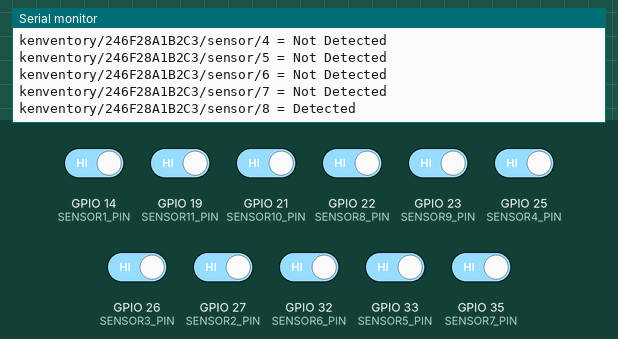
This sketch was run on a simulated ESP32. Parts: the last lines printed to the serial monitor. Inputs (shaded band) come from the test bench; at power-on: GPIO 14 (SENSOR1_PIN), GPIO 19 (SENSOR11_PIN), GPIO 21 (SENSOR10_PIN), GPIO 22 (SENSOR8_PIN), GPIO 23 (SENSOR9_PIN), GPIO 25 (SENSOR4_PIN), GPIO 26 (SENSOR3_PIN), GPIO 27 (SENSOR2_PIN), GPIO 32 (SENSOR6_PIN), GPIO 33 (SENSOR5_PIN), GPIO 35 (SENSOR7_PIN) HIGH. WiFi joins after 1.5 s; servers stay silent unless stated.

Above: at 15.8 s.
15.9 s: GPIO 14 (SENSOR1_PIN) driven LOW
23.3 s: GPIO 19 (SENSOR11_PIN) driven LOW
At 26.5 s:
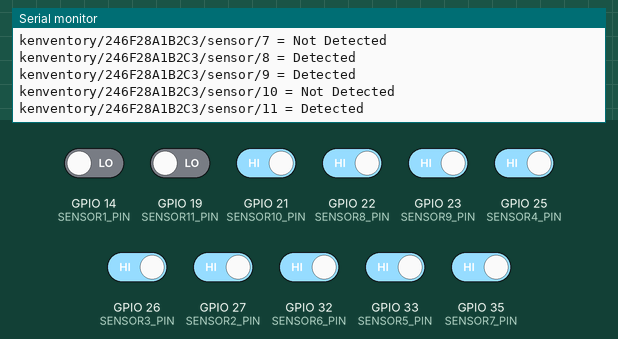
30.7 s: GPIO 21 (SENSOR10_PIN) driven LOW
At 35.91 s:
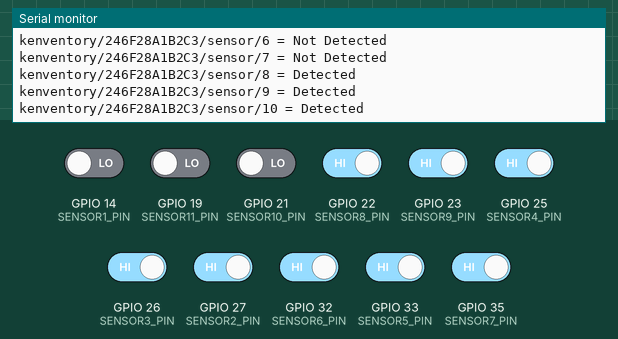
38.1 s: GPIO 22 (SENSOR8_PIN) driven LOW
At 40.71 s:
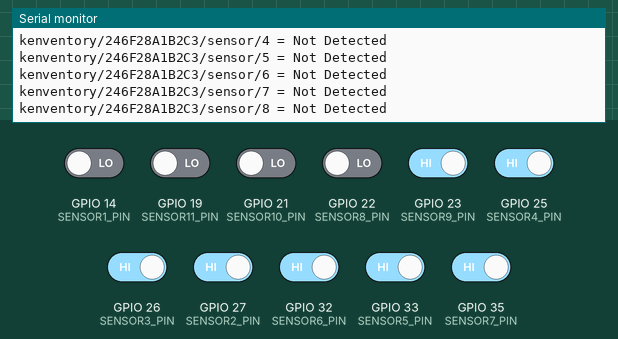
45.5 s: GPIO 23 (SENSOR9_PIN) driven LOW
At 50.81 s:
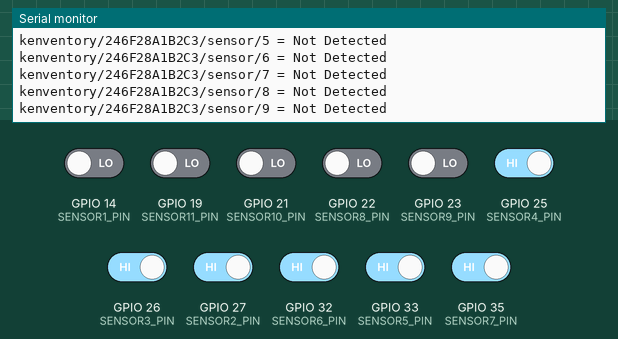
52.9 s: GPIO 25 (SENSOR4_PIN) driven LOW
At 55.31 s:
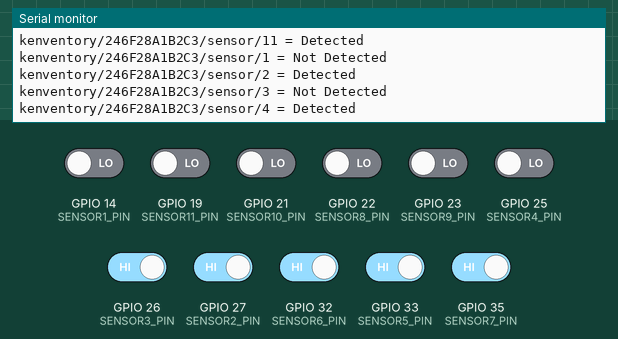
Timing chart, 0 to 56.8 s (numbered marks = the images above; inputs shaded):
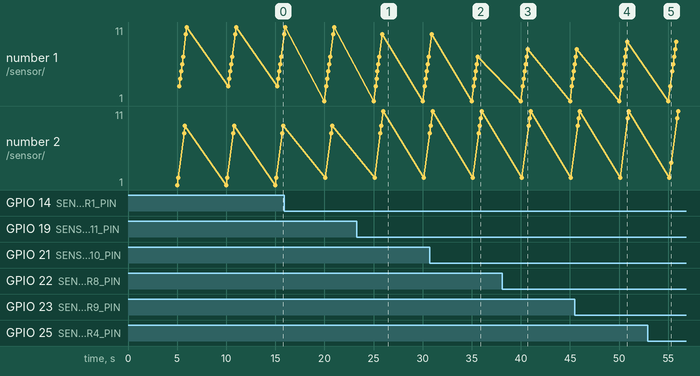

The sketch:

ESP32.ino
```cpp
#include <WiFi.h>
#include "esp_task_wdt.h"


// Pin assignments
const int SENSOR1_PIN = 14;
const int SENSOR2_PIN = 27;
const int SENSOR3_PIN = 26;
const int SENSOR4_PIN = 25;
const int SENSOR5_PIN = 33;
const int SENSOR6_PIN = 32;
const int SENSOR7_PIN = 35;
const int SENSOR8_PIN = 22;
const int SENSOR9_PIN = 23;
const int SENSOR10_PIN = 21;
const int SENSOR11_PIN = 19;


// MAC address string
char macStr[18];

// Timing control
unsigned long previousMillis = 0;
const unsigned long interval = 5000; // 2 seconds

//Watchdog Function
esp_task_wdt_config_t wdt_config = {
  .timeout_ms = 30000,        // 30-second timeout
  .idle_core_mask = 1,        // Core 0 (main application core)
  .trigger_panic = false      // Clean soft reset, no crash dump
};


void setup() {
  Serial.begin(115200);

  // Initialize WiFi hardware (we don’t connect, just activate the radio)
  WiFi.mode(WIFI_MODE_STA);
  WiFi.begin();  // Not strictly necessary, but ensures hardware is ready


//Watchdog Function
  esp_task_wdt_init(&wdt_config);
esp_task_wdt_add(NULL);  // Watch the current task (loop)

  // Setup sensor pins
  pinMode(SENSOR1_PIN, INPUT);
  pinMode(SENSOR2_PIN, INPUT);
  pinMode(SENSOR3_PIN, INPUT);
  pinMode(SENSOR4_PIN, INPUT);
  pinMode(SENSOR5_PIN, INPUT);
  pinMode(SENSOR6_PIN, INPUT);
  pinMode(SENSOR7_PIN, INPUT);
  pinMode(SENSOR8_PIN, INPUT);
  pinMode(SENSOR9_PIN, INPUT);
  pinMode(SENSOR10_PIN, INPUT);
  pinMode(SENSOR11_PIN, INPUT);


  // Get MAC and format for topic use
  uint8_t mac[6];
  WiFi.macAddress(mac);
  snprintf(macStr, sizeof(macStr), "%02X%02X%02X%02X%02X%02X",
           mac[0], mac[1], mac[2], mac[3], mac[4], mac[5]);

WiFi.disconnect(true);   // Drop connection
WiFi.mode(WIFI_OFF);     // Shut off the WiFi stack


    // Boot-time presence + troubleshooting signal
    Serial.println("esp32/" + String(macStr) + " = Sensor data");
}

void loop() {

  //Watchdog function
esp_task_wdt_reset();  // Feed the watchdog

  unsigned long currentMillis = millis();
  if (currentMillis - previousMillis >= interval) {
    previousMillis = currentMillis;

    // Read sensors
    int s1 = digitalRead(SENSOR1_PIN);
    int s2 = digitalRead(SENSOR2_PIN);
    int s3 = digitalRead(SENSOR3_PIN);
    int s4 = digitalRead(SENSOR4_PIN);
    int s5 = digitalRead(SENSOR5_PIN);
    int s6 = digitalRead(SENSOR6_PIN);
    int s7 = digitalRead(SENSOR7_PIN);
    int s8 = digitalRead(SENSOR8_PIN);
    int s9 = digitalRead(SENSOR9_PIN);
    int s10 = digitalRead(SENSOR10_PIN);
    int s11 = digitalRead(SENSOR11_PIN);

    // Determine payloads
    String p1 = (s1 == HIGH) ? "Detected" : "Not Detected";
    String p2 = (s2 == HIGH) ? "Detected" : "Not Detected";
    String p3 = (s3 == LOW) ? "Detected" : "Not Detected";
    String p4 = (s4 == LOW) ? "Detected" : "Not Detected";
    String p5 = (s5 == LOW) ? "Detected" : "Not Detected";
    String p6 = (s6 == LOW) ? "Detected" : "Not Detected";
    String p7 = (s7 == LOW) ? "Detected" : "Not Detected";
    String p8 = (s8 == HIGH) ? "Detected" : "Not Detected";
    String p9 = (s9 == HIGH) ? "Detected" : "Not Detected";
    String p10 = (s10 == LOW) ? "Detected" : "Not Detected";
    String p11 = (s11 == LOW) ? "Detected" : "Not Detected";


    // Build and print topic/payload lines
    // Added a delay to help keep organization in order at the MQTT Server
    Serial.println("kenventory/" + String(macStr) + "/sensor/1 = " + p1);
    delay(100);
    Serial.println("kenventory/" + String(macStr) + "/sensor/2 = " + p2);
    delay(100);
    Serial.println("kenventory/" + String(macStr) + "/sensor/3 = " + p3);
    delay(100);
    Serial.println("kenventory/" + String(macStr) + "/sensor/4 = " + p4);
    delay(100);
    Serial.println("kenventory/" + String(macStr) + "/sensor/5 = " + p5);
    delay(100);
    Serial.println("kenventory/" + String(macStr) + "/sensor/6 = " + p6);
    delay(100);
    Serial.println("kenventory/" + String(macStr) + "/sensor/7 = " + p7);
    delay(100);
    Serial.println("kenventory/" + String(macStr) + "/sensor/8 = " + p8);
    delay(100);
    Serial.println("kenventory/" + String(macStr) + "/sensor/9 = " + p9);
    delay(100);
    Serial.println("kenventory/" + String(macStr) + "/sensor/10 = " + p10);
    delay(100);
    Serial.println("kenventory/" + String(macStr) + "/sensor/11 = " + p11);


/*
//Watchdog freeze test
    static bool freezeTriggered = false;

    if (!freezeTriggered) {
        Serial.println("⚠️ FORCING FREEZE IN 5 SECONDS...");
        delay(5000);  // Let the message print
        Serial.println("🧊 Freezing now...");
      freezeTriggered = true;

//Simulate lockup (no watchdog reset)
      while (true) {
         delay(100);
  }
}
*/

  }
}
```

Measured:
- after the input at 23.3 s, the serial monitor: prints a new line after 2.7 s (image 1)
- after the input at 30.7 s, the serial monitor: prints a new line after 5.2 s (image 2)
- after the input at 38.1 s, the serial monitor: prints a new line after 2.6 s (image 3)
- after the input at 45.5 s, the serial monitor: prints a new line after 5.3 s (image 4)
- after the input at 52.9 s, the serial monitor: prints a new line after 2.4 s (image 5)
